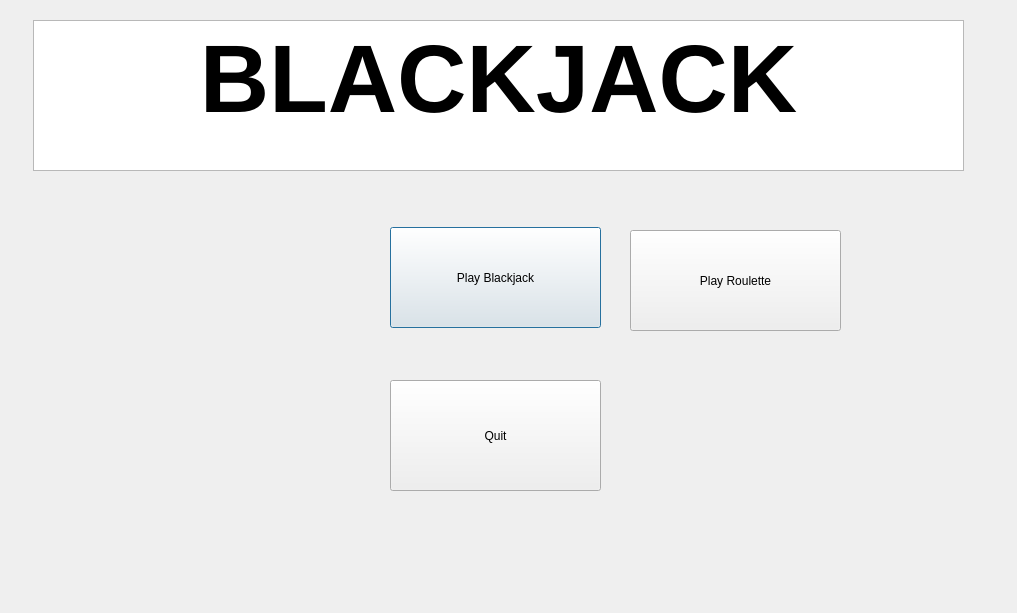
<?xml version="1.0" encoding="UTF-8"?>
<ui version="4.0">
 <class>StartScreen</class>
 <widget class="QDialog" name="StartScreen">
  <property name="geometry">
   <rect>
    <x>0</x>
    <y>0</y>
    <width>1017</width>
    <height>613</height>
   </rect>
  </property>
  <property name="windowTitle">
   <string>StartScreen</string>
  </property>
  <widget class="QTextEdit" name="textEdit">
   <property name="geometry">
    <rect>
     <x>33</x>
     <y>20</y>
     <width>931</width>
     <height>151</height>
    </rect>
   </property>
   <property name="styleSheet">
    <string notr="true">font: 25 italic 50pt &quot;Ubuntu&quot;;</string>
   </property>
   <property name="readOnly">
    <bool>true</bool>
   </property>
   <property name="html">
    <string>&lt;!DOCTYPE HTML PUBLIC &quot;-//W3C//DTD HTML 4.0//EN&quot; &quot;http://www.w3.org/TR/REC-html40/strict.dtd&quot;&gt;
&lt;html&gt;&lt;head&gt;&lt;meta name=&quot;qrichtext&quot; content=&quot;1&quot; /&gt;&lt;style type=&quot;text/css&quot;&gt;
p, li { white-space: pre-wrap; }
&lt;/style&gt;&lt;/head&gt;&lt;body style=&quot; font-family:'Ubuntu'; font-size:50pt; font-weight:24; font-style:italic;&quot;&gt;
&lt;p align=&quot;center&quot; style=&quot; margin-top:0px; margin-bottom:0px; margin-left:0px; margin-right:0px; -qt-block-indent:0; text-indent:0px;&quot;&gt;&lt;span style=&quot; font-size:72pt; font-weight:600; font-style:normal;&quot;&gt;BLACKJACK&lt;/span&gt;&lt;/p&gt;&lt;/body&gt;&lt;/html&gt;</string>
   </property>
  </widget>
  <widget class="QPushButton" name="START">
   <property name="geometry">
    <rect>
     <x>390</x>
     <y>227</y>
     <width>211</width>
     <height>101</height>
    </rect>
   </property>
   <property name="styleSheet">
    <string notr="true">font: 25 italic 22pt &quot;Ubuntu&quot;;</string>
   </property>
   <property name="text">
    <string>Play Blackjack</string>
   </property>
  </widget>
  <widget class="QPushButton" name="Quit">
   <property name="geometry">
    <rect>
     <x>390</x>
     <y>380</y>
     <width>211</width>
     <height>111</height>
    </rect>
   </property>
   <property name="styleSheet">
    <string notr="true">font: 25 italic 28pt &quot;Ubuntu&quot;;</string>
   </property>
   <property name="text">
    <string>Quit</string>
   </property>
   <property name="iconSize">
    <size>
     <width>32</width>
     <height>32</height>
    </size>
   </property>
  </widget>
  <widget class="QPushButton" name="StartRoulette">
   <property name="geometry">
    <rect>
     <x>630</x>
     <y>230</y>
     <width>211</width>
     <height>101</height>
    </rect>
   </property>
   <property name="styleSheet">
    <string notr="true">font: 25 italic 22pt &quot;Ubuntu&quot;;</string>
   </property>
   <property name="text">
    <string>Play Roulette</string>
   </property>
  </widget>
 </widget>
 <resources/>
 <connections>
  <connection>
   <sender>Quit</sender>
   <signal>clicked()</signal>
   <receiver>StartScreen</receiver>
   <slot>close()</slot>
   <hints>
    <hint type="sourcelabel">
     <x>504</x>
     <y>443</y>
    </hint>
    <hint type="destinationlabel">
     <x>503</x>
     <y>315</y>
    </hint>
   </hints>
  </connection>
  <connection>
   <sender>START</sender>
   <signal>clicked()</signal>
   <receiver>StartScreen</receiver>
   <slot>play()</slot>
   <hints>
    <hint type="sourcelabel">
     <x>495</x>
     <y>277</y>
    </hint>
    <hint type="destinationlabel">
     <x>503</x>
     <y>315</y>
    </hint>
   </hints>
  </connection>
  <connection>
   <sender>START</sender>
   <signal>clicked()</signal>
   <receiver>StartScreen</receiver>
   <slot>close()</slot>
   <hints>
    <hint type="sourcelabel">
     <x>495</x>
     <y>277</y>
    </hint>
    <hint type="destinationlabel">
     <x>503</x>
     <y>315</y>
    </hint>
   </hints>
  </connection>
  <connection>
   <sender>StartRoulette</sender>
   <signal>clicked()</signal>
   <receiver>StartScreen</receiver>
   <slot>playRoulette()</slot>
   <hints>
    <hint type="sourcelabel">
     <x>735</x>
     <y>280</y>
    </hint>
    <hint type="destinationlabel">
     <x>508</x>
     <y>306</y>
    </hint>
   </hints>
  </connection>
  <connection>
   <sender>StartRoulette</sender>
   <signal>clicked()</signal>
   <receiver>StartScreen</receiver>
   <slot>close()</slot>
   <hints>
    <hint type="sourcelabel">
     <x>735</x>
     <y>280</y>
    </hint>
    <hint type="destinationlabel">
     <x>508</x>
     <y>306</y>
    </hint>
   </hints>
  </connection>
 </connections>
 <slots>
  <slot>play()</slot>
  <slot>playRoulette()</slot>
 </slots>
</ui>
